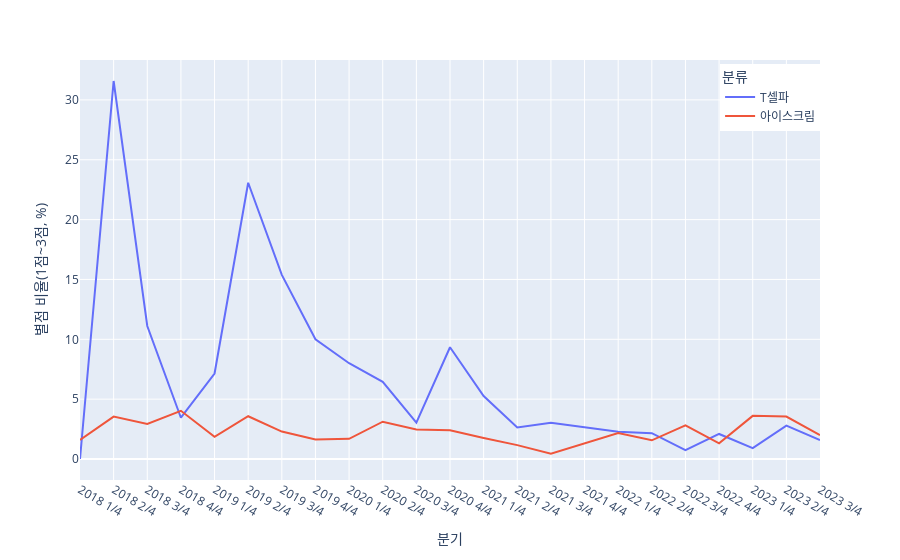

The code cell stored with this chart in its notebook:
### Markdown cell above
- 3점 이하 별점 비율 그래프

### Code cell
import plotly.express as px
fig = px.line(DFs, x = 'quarter', y = '1+2+3', color = '분류',
       labels={'quarter':'분기', '1+2+3':'별점 비율(1점~3점, %)'})

fig.update_layout(legend=dict(
    yanchor="top",
    y=0.99,
    xanchor="left",
    x=0.865
))

fig.show()

### Figure 1 — Plotly figure (JSON) as saved in the notebook; plotly's stock layout.template omitted (floating-point values rounded to 4 significant figures)
{"data": [{"hovertemplate": "분류=T셀파<br>분기=%{x}<br>별점 비율(1점~3점, %)=%{y}<extra></extra>", "legendgroup": "T셀파", "line": {"color": "#636efa", "dash": "solid"}, "marker": {"symbol": "circle"}, "mode": "lines", "name": "T셀파", "orientation": "v", "showlegend": true, "type": "scatter", "x": ["2018 1/4", "2018 2/4", "2018 3/4", "2018 4/4", "2019 1/4", "2019 2/4", "2019 3/4", "2019 4/4", "2020 1/4", "2020 2/4", "2020 3/4", "2020 4/4", "2021 1/4", "2021 2/4", "2021 3/4", "2021 4/4", "2022 1/4", "2022 2/4", "2022 3/4", "2022 4/4", "2023 1/4", "2023 2/4", "2023 3/4"], "xaxis": "x", "y": [0, 31.58, 11.11, 3.448, 7.143, 23.08, 15.38, 10, 8, 6.452, 3.03, 9.333, 5.263, 2.632, 3.03, 2.68, 2.273, 2.158, 0.7326, 2.092, 0.9091, 2.791, 1.587], "yaxis": "y"}, {"hovertemplate": "분류=아이스크림<br>분기=%{x}<br>별점 비율(1점~3점, %)=%{y}<extra></extra>", "legendgroup": "아이스크림", "line": {"color": "#EF553B", "dash": "solid"}, "marker": {"symbol": "circle"}, "mode": "lines", "name": "아이스크림", "orientation": "v", "showlegend": true, "type": "scatter", "x": ["2018 1/4", "2018 2/4", "2018 3/4", "2018 4/4", "2019 1/4", "2019 2/4", "2019 3/4", "2019 4/4", "2020 1/4", "2020 2/4", "2020 3/4", "2020 4/4", "2021 1/4", "2021 2/4", "2021 3/4", "2021 4/4", "2022 1/4", "2022 2/4", "2022 3/4", "2022 4/4", "2023 1/4", "2023 2/4", "2023 3/4"], "xaxis": "x", "y": [1.587, 3.543, 2.92, 4.027, 1.852, 3.571, 2.294, 1.633, 1.688, 3.116, 2.463, 2.405, 1.754, 1.158, 0.4405, 1.294, 2.174, 1.562, 2.817, 1.307, 3.604, 3.55, 2], "yaxis": "y"}], "layout": {"legend": {"title": {"text": "분류"}, "tracegroupgap": 0, "x": 0.865, "xanchor": "left", "y": 0.99, "yanchor": "top"}, "margin": {"t": 60}, "xaxis": {"anchor": "y", "domain": [0, 1], "title": {"text": "분기"}}, "yaxis": {"anchor": "x", "domain": [0, 1], "title": {"text": "별점 비율(1점~3점, %)"}}}}
